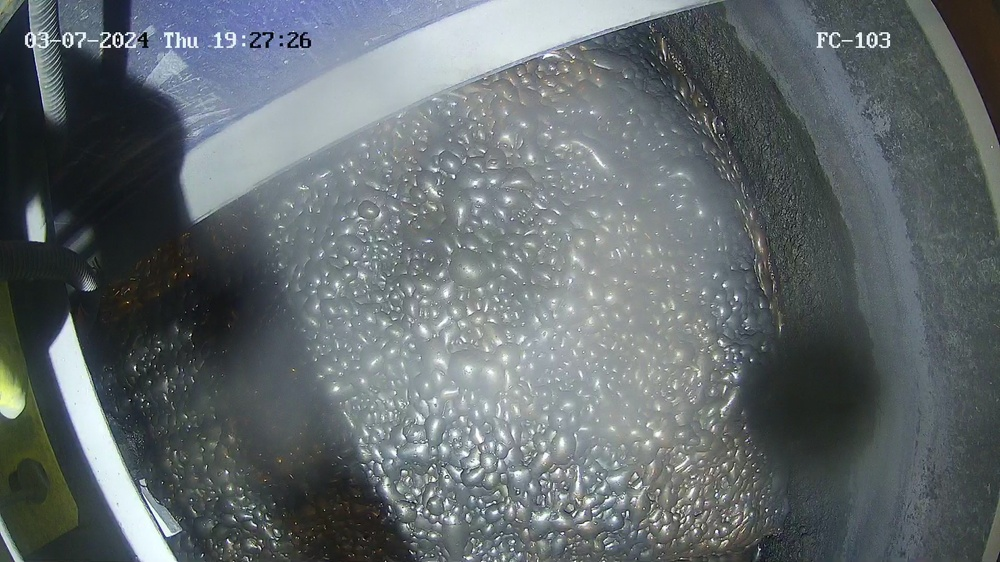
#> input picture new_photos/cv_open_dataset/open_img/1709807287_0.jpg, 1000 x 562 px, shrunk from 1920 x 1080 before the run, found by its file name; its folder holds only this picture in this run
$ jupyter execute augen.ipynb   (shell and % lines are left out)
#> lines starting #> are read from the running program, lines starting #| are printed output that depends on the picture; after the words box and inside, x2 and y2 are one past the last pixel; in counts of white or black regions, pixels touching at a corner belong together
[cell 1]
from PIL import Image

[cell 2]
import cv2
import numpy as np
import random

# Transformation functions (from the previous example)
def add_dust(image, intensity=30, count=100):
    """
    Добавляет эффект пыли к изображению.

    Параметры:
    ----------
    image : numpy.ndarray
        Входное изображение, к которому будет добавлен эффект пыли.
        Ожидается, что изображение имеет формат (высота, ширина, 3),
        где 3 - это количество цветовых каналов (RGB).

    intensity : int, optional
        Интенсивность эффекта пыли, заданная в процентах (от 0 до 100).
        По умолчанию 30. Более высокие значения создают более заметный эффект.

    count : int, optional
        Количество частиц пыли, которые будут добавлены к изображению.
        По умолчанию 100. Увеличение этого значения создаст более плотный эффект пыли.

    Возвращает:
    ----------
    tuple
        Кортеж, содержащий:
        - numpy.ndarray: Изображение с добавленным эффектом пыли.
        - numpy.ndarray: Маска, показывающая области, где была добавлена пыль (значения 255 для пыли, 0 для остальных областей).
    """
    overlay = image.copy()
    height, width, _ = image.shape
    mask = np.zeros((height, width), dtype=np.uint8)
    for _ in range(count):
        x, y = random.randint(0, width - 1), random.randint(0, height - 1)
        size = random.randint(1, 5)
        color = (255,)  # Mask value for dust
        cv2.circle(mask, (x, y), size, color[0], -1)
        cv2.circle(overlay, (x, y), size, (random.randint(50, 150),) * 3, -1)
    return cv2.addWeighted(overlay, intensity / 100, image, 1 - intensity / 100, 0), mask


# [81 lines left out: functions add_smudges, add_rain, not called in this run]


def add_droplets(image, intensity=50, count=50):
    """
    Добавляет эффект капель воды к изображению.

    Параметры:
    ----------
    image : numpy.ndarray
        Входное изображение, к которому будет добавлен эффект капель воды.
        Ожидается, что изображение имеет формат (высота, ширина, 3),
        где 3 - это количество цветовых каналов (RGB).

    intensity : int, optional
        Интенсивность эффекта капель воды, заданная в процентах (от 0 до 100).
        По умолчанию 50. Более высокие значения создают более заметный эффект.

    count : int, optional
        Количество капель, которые будут добавлены к изображению.
        По умолчанию 50. Увеличение этого значения создаст более плотный эффект капель.

    Возвращает:
    ----------
    tuple
        Кортеж, содержащий:
        - numpy.ndarray: Изображение с добавленным эффектом капель воды.
        - numpy.ndarray: Маска, показывающая области, где были добавлены капли (значения 255 для капель, 0 для остальных областей).
    """
    overlay = image.copy()
    height, width, _ = image.shape
    mask = np.zeros((height, width), dtype=np.uint8)
    for _ in range(count):
        x, y = random.randint(0, width - 1), random.randint(0, height - 1)
        size = random.randint(10, 30)
        droplet = np.zeros_like(image)
        cv2.circle(droplet, (x, y), size, (255, 255, 255), -1)
        cv2.circle(mask, (x, y), size, 255, -1)
        droplet = cv2.GaussianBlur(droplet, (25, 25), 10)
        overlay = cv2.addWeighted(overlay, 1, droplet, intensity / 100, 0)
    return overlay, mask

[cell 3]
# [53 lines left out: function add_overexposure, not called in this run]
def add_shadows(image, intensity=50, count=3):
    """
    Добавляет эффект теней к изображению.

    Параметры:
    ----------
    image : numpy.ndarray
        Входное изображение, к которому будет добавлен эффект теней.
        Ожидается, что изображение имеет формат (высота, ширина, 3),
        где 3 - это количество цветовых каналов (RGB).

    intensity : int, optional
        Интенсивность эффекта теней, заданная в процентах (от 0 до 100).
        По умолчанию 50. Более высокие значения создают более заметный эффект.

    count : int, optional
        Количество теневых областей, которые будут добавлены к изображению.
        По умолчанию 3. Увеличение этого значения создаст более плотный эффект теней.

    Возвращает:
    ----------
    tuple
        Кортеж, содержащий:
        - numpy.ndarray: Изображение с добавленным эффектом теней.
        - numpy.ndarray: Маска, показывающая области, где были добавлены тени (значения 255 для теневых областей, 0 для остальных).
    """
    overlay = image.copy()
    height, width, _ = image.shape
    mask = np.zeros((height, width), dtype=np.uint8)

    for _ in range(count):
        shape_type = random.choice(["rectangle", "circle", "ellipse"])
        shadow_color = (0, 0, 0)  # Black shadow
        shadow_mask_color = 255    # Mask value for shadow

        if shape_type == "rectangle":
            x1, y1 = random.randint(0, width // 2), random.randint(0, height // 2)
            x2, y2 = random.randint(width // 2, width), random.randint(height // 2, height)
            cv2.rectangle(mask, (x1, y1), (x2, y2), shadow_mask_color, -1)
            cv2.rectangle(overlay, (x1, y1), (x2, y2), shadow_color, -1)
        elif shape_type == "circle":
            center = (random.randint(0, width), random.randint(0, height))
            radius = random.randint(10, min(width, height) // 4)
            cv2.circle(mask, center, radius, shadow_mask_color, -1)
            cv2.circle(overlay, center, radius, shadow_color, -1)
        elif shape_type == "ellipse":
            center = (random.randint(0, width), random.randint(0, height))
            axes = (random.randint(10, width // 4), random.randint(10, height // 4))
            angle = random.randint(0, 360)
            cv2.ellipse(mask, center, axes, angle, 0, 360, shadow_mask_color, -1)
            cv2.ellipse(overlay, center, axes, angle, 0, 360, shadow_color, -1)

    return cv2.addWeighted(overlay, intensity / 100, image, 1 - intensity / 100, 0), mask

[cell 4]
import os
import cv2
import numpy as np
import random


# Augmentation functions mapping

AUGMENTATIONS = {
    "dust": add_dust,
    "smudges": add_smudges,
    "rain": add_rain,
    "droplets": add_droplets,
    "shadows": add_shadows,
    "overexposure": add_overexposure,
}

AUGMENTATIONS_CLASS = {
    "dust": 1,
    "smudges": 2,
    "rain": 3,
    "droplets": 4,
    "shadows": 5,
    "overexposure": 6,

}


# Main function to apply transformations and save masks

[cell 5]
from tqdm import tqdm
def process_directory_with_existing_masks(input_dir, mask_dir, output_dir, n=2):
    """
    Обрабатывает изображения в указанной директории, применяя аугментации и комбинируя их с существующими масками.

    Параметры:
    ----------
    input_dir : str
        Путь к директории, содержащей входные изображения для обработки.

    mask_dir : str
        Путь к директории, содержащей существующие маски для входных изображений.

    output_dir : str
        Путь к директории, в которую будут сохранены обработанные изображения и маски.

    n : int, optional
        Количество аугментаций, которые будут применены к каждому изображению.
        По умолчанию 2.

    Описание:
    ----------
    Функция проходит по всем изображениям в директории `input_dir`, загружает соответствующие маски из `mask_dir`,
    применяет случайные аугментации к изображениям и комбинирует новые маски с существующими.
    Результаты сохраняются в `output_dir` с уникальными именами файлов.

    Процесс:
    --------
    1. Создает выходную директорию, если она не существует.
    2. Загружает каждое изображение и соответствующую маску.
    3. Применяет случайные аугментации к изображению заданное количество раз.
    4. Объединяет новые маски с существующими, используя уникальные значения для каждой аугментации.
    5. Сохраняет обработанное изображение и комбинированную маску в выходной директории.

    Примечание:
    -----------
    - Функция использует библиотеку OpenCV для обработки изображений и tqdm для отображения прогресса.
    - Уникальные имена файлов создаются на основе хеш-значения комбинированной маски.
    """
#> called with n = 1
    os.makedirs(output_dir, exist_ok=True)
    augmentations = list(AUGMENTATIONS.keys())

    for filename in tqdm(os.listdir(input_dir)):

        if filename.lower().endswith(('.png', '.jpg', '.jpeg')):
            file_path = os.path.join(input_dir, filename)
            mask_path = os.path.join(mask_dir, filename.replace("jpg", "png"))

            # Load image and mask

            image = cv2.imread(file_path)
#> image is the input picture: shape (562, 1000, 3); mean B, G, R 109.7, 106.6, 98.9
            if image is None:
                continue

            existing_mask = cv2.imread(mask_path, cv2.IMREAD_GRAYSCALE)
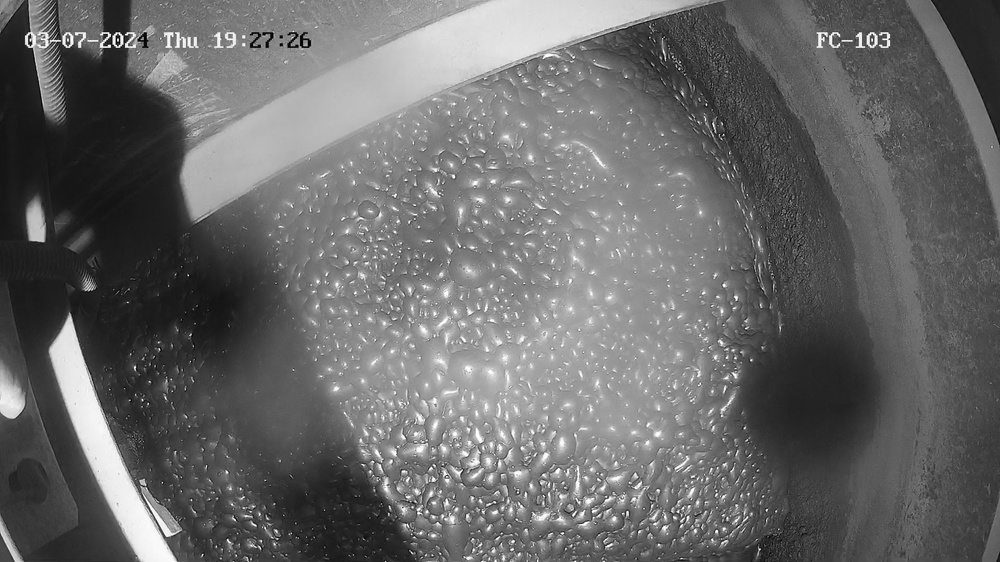
#> existing_mask: shape (562, 1000); min 0, max 255, mean 104.6
            if existing_mask is None:
                existing_mask = np.zeros(image.shape[:2], dtype=np.uint8)

            augmented_image = image.copy()
            combined_mask = existing_mask.copy()

            for _ in range(n):
                augmentation_name = random.choice(augmentations)
                augment_fn = AUGMENTATIONS[augmentation_name]

                intensity = np.random.randint(30, 40)
                count = np.random.randint(50, 60)
                augmented_image, mask = augment_fn(augmented_image, count=count , intensity=intensity)


                # Blend new mask with existing mask using unique values for augmentation
                combined_mask[mask > 0] = AUGMENTATIONS_CLASS[augmentation_name]
#> this loop made 1 pass
#> pass 1, in process_directory_with_existing_masks, `augmented_image, mask = augment_fn(augmented_image, count=count , inte..`:
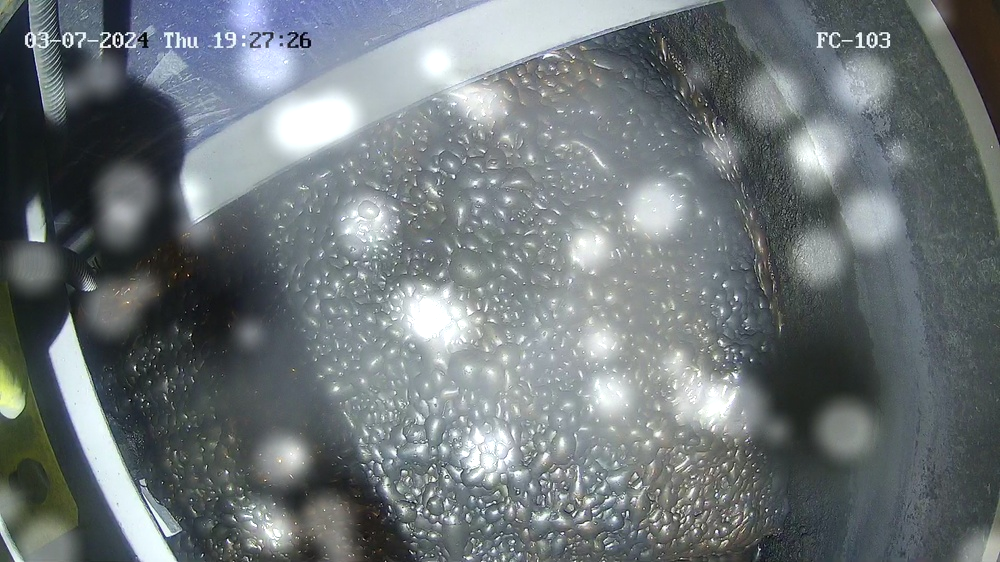
#> augmented_image: shape (562, 1000, 3); mean B, G, R 120.9, 117.9, 110.3
#> pass 1, in process_directory_with_existing_masks, `augmented_image, mask = augment_fn(augmented_image, count=count , inte..`:
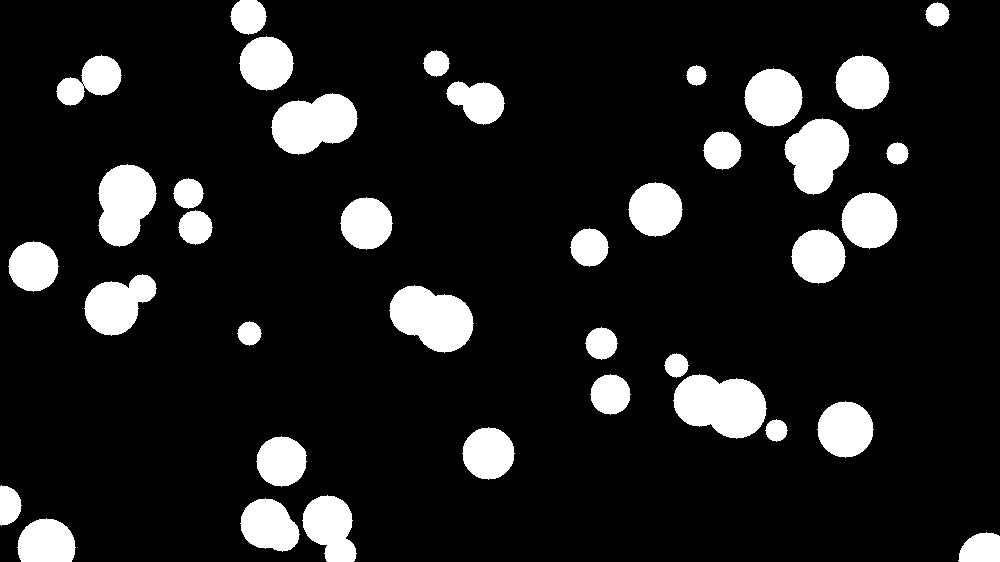
#> mask: shape (562, 1000); 12.3% white; 38 white regions, largest, box (x1, y1, x2, y2) and area: (673, 374, 767, 439) 4428, (389, 285, 474, 353) 3958, (271, 93, 358, 155) 3806
#> after the loop:
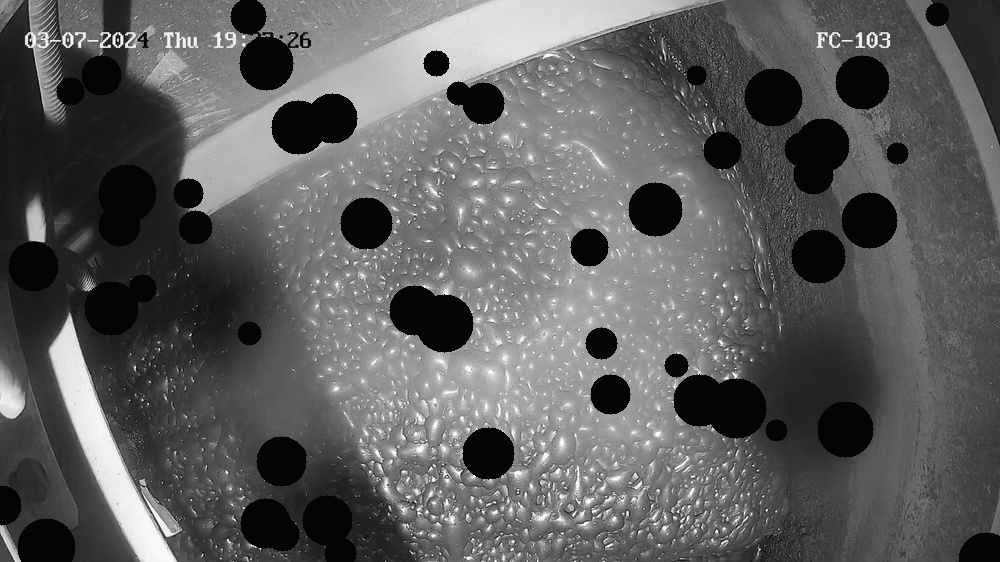
#> combined_mask: shape (562, 1000); 12.29% of pixels changed, all inside (x1, y1, x2, y2) = (0, 0, 1000, 562)

            base_name = os.path.splitext(filename)[0]
            add = str(hash(str(combined_mask.tobytes())))[:6]
#> add = '908562'
            augmented_path = os.path.join(output_dir, f"images/{base_name}.{add}.png")
            new_mask_path = os.path.join(output_dir, f"masks/{base_name}.{add}.png")

            # Save the final augmented image and blended mask
            cv2.imwrite(augmented_path, augmented_image)
            cv2.imwrite(new_mask_path, combined_mask)
            # print(f"Saved: {augmented_path}, {new_mask_path}")
